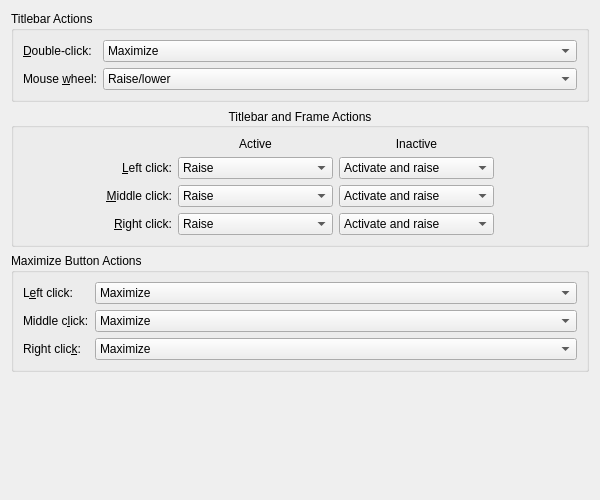
<?xml version="1.0" encoding="UTF-8"?>

<!--
SPDX-FileCopyrightText: 2023 Roman Gilg <subdiff@gmail.com>

SPDX-License-Identifier: GPL-2.0-or-later
-->

<ui version="4.0">
 <class>KWinMouseConfigForm</class>
 <widget class="QWidget" name="KWinMouseConfigForm">
  <property name="geometry">
   <rect>
    <x>0</x>
    <y>0</y>
    <width>600</width>
    <height>500</height>
   </rect>
  </property>
  <layout class="QVBoxLayout" name="verticalLayout">
   <item>
    <widget class="QGroupBox" name="groupBox_1">
     <property name="title">
      <string>Titlebar Actions</string>
     </property>
     <layout class="QFormLayout" name="formLayout_1">
      <property name="formAlignment">
       <set>Qt::AlignHCenter|Qt::AlignTop</set>
      </property>
      <item row="0" column="0">
       <widget class="QLabel" name="label_1">
        <property name="text">
         <string>&amp;Double-click:</string>
        </property>
        <property name="buddy">
         <cstring>kcfg_TitlebarDoubleClickCommand</cstring>
        </property>
       </widget>
      </item>
      <item row="0" column="1">
       <widget class="QComboBox" name="kcfg_TitlebarDoubleClickCommand">
        <property name="whatsThis">
         <string>Behavior on &lt;em&gt;double&lt;/em&gt; click into the titlebar.</string>
        </property>
        <item>
         <property name="text">
          <string extracomment="@item:inlistbox behavior on double click">Maximize</string>
         </property>
        </item>
        <item>
         <property name="text">
          <string extracomment="@item:inlistbox behavior on double click">Vertically maximize</string>
         </property>
        </item>
        <item>
         <property name="text">
          <string extracomment="@item:inlistbox behavior on double click">Horizontally maximize</string>
         </property>
        </item>
        <item>
         <property name="text">
          <string extracomment="@item:inlistbox behavior on double click">Minimize</string>
         </property>
        </item>
        <item>
         <property name="text">
          <string extracomment="@item:inlistbox behavior on double click">Lower</string>
         </property>
        </item>
        <item>
         <property name="text">
          <string extracomment="@item:inlistbox behavior on double click">Close</string>
         </property>
        </item>
        <item>
         <property name="text">
          <string extracomment="@item:inlistbox behavior on double click">Show on all desktops</string>
         </property>
        </item>
        <item>
         <property name="text">
          <string extracomment="@item:inlistbox behavior on double click">Do nothing</string>
         </property>
        </item>
       </widget>
      </item>
      <item row="1" column="0">
       <widget class="QLabel" name="label_2">
        <property name="text">
         <string>Mouse &amp;wheel:</string>
        </property>
        <property name="buddy">
         <cstring>kcfg_CommandTitlebarWheel</cstring>
        </property>
       </widget>
      </item>
      <item row="1" column="1">
       <widget class="QComboBox" name="kcfg_CommandTitlebarWheel">
        <property name="whatsThis">
         <string>Behavior on &lt;em&gt;mouse wheel&lt;/em&gt; scroll over the titlebar.</string>
        </property>
        <item>
         <property name="text">
          <string>Raise/lower</string>
         </property>
        </item>
        <item>
         <property name="text">
          <string>Maximize/restore</string>
         </property>
        </item>
        <item>
         <property name="text">
          <string>Keep above/below</string>
         </property>
        </item>
        <item>
         <property name="text">
          <string>Move to previous/next desktop</string>
         </property>
        </item>
        <item>
         <property name="text">
          <string>Change opacity</string>
         </property>
        </item>
        <item>
         <property name="text">
          <string>Do nothing</string>
         </property>
        </item>
       </widget>
      </item>
     </layout>
    </widget>
   </item>
   <item>
    <widget class="QGroupBox" name="groupBox_2">
     <property name="title">
      <string>Titlebar and Frame Actions</string>
     </property>
     <property name="alignment">
      <set>Qt::AlignCenter</set>
     </property>
     <layout class="QHBoxLayout" name="horizontalLayout_1">
      <item>
       <spacer name="horizontalSpacer_1">
        <property name="orientation">
         <enum>Qt::Horizontal</enum>
        </property>
        <property name="sizeHint" stdset="0">
         <size>
          <width>0</width>
          <height>0</height>
         </size>
        </property>
       </spacer>
      </item>
      <item>
       <layout class="QGridLayout" name="gridLayout_1">
        <item row="0" column="1">
         <widget class="QLabel" name="label_3">
          <property name="text">
           <string>Active</string>
          </property>
          <property name="alignment">
           <set>Qt::AlignCenter</set>
          </property>
         </widget>
        </item>
        <item row="1" column="0">
         <widget class="QLabel" name="label_5">
          <property name="text">
           <string>&amp;Left click:</string>
          </property>
          <property name="alignment">
           <set>Qt::AlignRight|Qt::AlignTrailing|Qt::AlignVCenter</set>
          </property>
          <property name="buddy">
           <cstring>kcfg_CommandActiveTitlebar1</cstring>
          </property>
         </widget>
        </item>
        <item row="0" column="2">
         <widget class="QLabel" name="label_4">
          <property name="text">
           <string>Inactive</string>
          </property>
          <property name="alignment">
           <set>Qt::AlignCenter</set>
          </property>
         </widget>
        </item>
        <item row="2" column="0">
         <widget class="QLabel" name="label_6">
          <property name="text">
           <string>&amp;Middle click:</string>
          </property>
          <property name="alignment">
           <set>Qt::AlignRight|Qt::AlignTrailing|Qt::AlignVCenter</set>
          </property>
          <property name="buddy">
           <cstring>kcfg_CommandActiveTitlebar2</cstring>
          </property>
         </widget>
        </item>
        <item row="3" column="0">
         <widget class="QLabel" name="label_7">
          <property name="text">
           <string>&amp;Right click:</string>
          </property>
          <property name="alignment">
           <set>Qt::AlignRight|Qt::AlignTrailing|Qt::AlignVCenter</set>
          </property>
          <property name="buddy">
           <cstring>kcfg_CommandActiveTitlebar3</cstring>
          </property>
         </widget>
        </item>
        <item row="1" column="1">
         <widget class="QComboBox" name="kcfg_CommandActiveTitlebar1">
          <property name="sizePolicy">
           <sizepolicy hsizetype="Expanding" vsizetype="Fixed">
            <horstretch>0</horstretch>
            <verstretch>0</verstretch>
           </sizepolicy>
          </property>
          <property name="whatsThis">
           <string>Behavior on &lt;em&gt;left&lt;/em&gt; click into the titlebar or frame of an &lt;em&gt;active&lt;/em&gt; window.</string>
          </property>
          <item>
           <property name="text">
            <string>Raise</string>
           </property>
          </item>
          <item>
           <property name="text">
            <string>Lower</string>
           </property>
          </item>
          <item>
           <property name="text">
            <string>Toggle raise and lower</string>
           </property>
          </item>
          <item>
           <property name="text">
            <string>Minimize</string>
           </property>
          </item>
          <item>
           <property name="text">
            <string>Close</string>
           </property>
          </item>
          <item>
           <property name="text">
            <string>Show actions menu</string>
           </property>
          </item>
          <item>
           <property name="text">
            <string>Do nothing</string>
           </property>
          </item>
         </widget>
        </item>
        <item row="1" column="2">
         <widget class="QComboBox" name="kcfg_CommandInactiveTitlebar1">
          <property name="whatsThis">
           <string>Behavior on &lt;em&gt;left&lt;/em&gt; click into the titlebar or frame of an &lt;em&gt;inactive&lt;/em&gt; window.</string>
          </property>
          <item>
           <property name="text">
            <string>Activate and raise</string>
           </property>
          </item>
          <item>
           <property name="text">
            <string>Activate and lower</string>
           </property>
          </item>
          <item>
           <property name="text">
            <string>Activate</string>
           </property>
          </item>
          <item>
           <property name="text">
            <string>Raise</string>
           </property>
          </item>
          <item>
           <property name="text">
            <string>Lower</string>
           </property>
          </item>
          <item>
           <property name="text">
            <string>Toggle raise and lower</string>
           </property>
          </item>
          <item>
           <property name="text">
            <string>Minimize</string>
           </property>
          </item>
          <item>
           <property name="text">
            <string>Close</string>
           </property>
          </item>
          <item>
           <property name="text">
            <string>Show actions menu</string>
           </property>
          </item>
          <item>
           <property name="text">
            <string>Do nothing</string>
           </property>
          </item>
         </widget>
        </item>
        <item row="2" column="1">
         <widget class="QComboBox" name="kcfg_CommandActiveTitlebar2">
          <property name="sizePolicy">
           <sizepolicy hsizetype="Expanding" vsizetype="Fixed">
            <horstretch>0</horstretch>
            <verstretch>0</verstretch>
           </sizepolicy>
          </property>
          <property name="whatsThis">
           <string>Behavior on &lt;em&gt;left&lt;/em&gt; click into the titlebar or frame of an &lt;em&gt;active&lt;/em&gt; window.</string>
          </property>
          <item>
           <property name="text">
            <string>Raise</string>
           </property>
          </item>
          <item>
           <property name="text">
            <string>Lower</string>
           </property>
          </item>
          <item>
           <property name="text">
            <string>Toggle raise and lower</string>
           </property>
          </item>
          <item>
           <property name="text">
            <string>Minimize</string>
           </property>
          </item>
          <item>
           <property name="text">
            <string>Close</string>
           </property>
          </item>
          <item>
           <property name="text">
            <string>Show actions menu</string>
           </property>
          </item>
          <item>
           <property name="text">
            <string>Do nothing</string>
           </property>
          </item>
         </widget>
        </item>
        <item row="2" column="2">
         <widget class="QComboBox" name="kcfg_CommandInactiveTitlebar2">
          <property name="whatsThis">
           <string>Behavior on &lt;em&gt;left&lt;/em&gt; click into the titlebar or frame of an &lt;em&gt;inactive&lt;/em&gt; window.</string>
          </property>
          <item>
           <property name="text">
            <string>Activate and raise</string>
           </property>
          </item>
          <item>
           <property name="text">
            <string>Activate and lower</string>
           </property>
          </item>
          <item>
           <property name="text">
            <string>Activate</string>
           </property>
          </item>
          <item>
           <property name="text">
            <string>Raise</string>
           </property>
          </item>
          <item>
           <property name="text">
            <string>Lower</string>
           </property>
          </item>
          <item>
           <property name="text">
            <string>Toggle raise and lower</string>
           </property>
          </item>
          <item>
           <property name="text">
            <string>Minimize</string>
           </property>
          </item>
          <item>
           <property name="text">
            <string>Close</string>
           </property>
          </item>
          <item>
           <property name="text">
            <string>Show actions menu</string>
           </property>
          </item>
          <item>
           <property name="text">
            <string>Do nothing</string>
           </property>
          </item>
         </widget>
        </item>
        <item row="3" column="1">
         <widget class="QComboBox" name="kcfg_CommandActiveTitlebar3">
          <property name="sizePolicy">
           <sizepolicy hsizetype="Expanding" vsizetype="Fixed">
            <horstretch>0</horstretch>
            <verstretch>0</verstretch>
           </sizepolicy>
          </property>
          <property name="whatsThis">
           <string>Behavior on &lt;em&gt;left&lt;/em&gt; click into the titlebar or frame of an &lt;em&gt;active&lt;/em&gt; window.</string>
          </property>
          <item>
           <property name="text">
            <string>Raise</string>
           </property>
          </item>
          <item>
           <property name="text">
            <string>Lower</string>
           </property>
          </item>
          <item>
           <property name="text">
            <string>Toggle raise and lower</string>
           </property>
          </item>
          <item>
           <property name="text">
            <string>Minimize</string>
           </property>
          </item>
          <item>
           <property name="text">
            <string>Close</string>
           </property>
          </item>
          <item>
           <property name="text">
            <string>Show actions menu</string>
           </property>
          </item>
          <item>
           <property name="text">
            <string>Do nothing</string>
           </property>
          </item>
         </widget>
        </item>
        <item row="3" column="2">
         <widget class="QComboBox" name="kcfg_CommandInactiveTitlebar3">
          <property name="whatsThis">
           <string>Behavior on &lt;em&gt;left&lt;/em&gt; click into the titlebar or frame of an &lt;em&gt;inactive&lt;/em&gt; window.</string>
          </property>
          <item>
           <property name="text">
            <string>Activate and raise</string>
           </property>
          </item>
          <item>
           <property name="text">
            <string>Activate and lower</string>
           </property>
          </item>
          <item>
           <property name="text">
            <string>Activate</string>
           </property>
          </item>
          <item>
           <property name="text">
            <string>Raise</string>
           </property>
          </item>
          <item>
           <property name="text">
            <string>Lower</string>
           </property>
          </item>
          <item>
           <property name="text">
            <string>Toggle raise and lower</string>
           </property>
          </item>
          <item>
           <property name="text">
            <string>Minimize</string>
           </property>
          </item>
          <item>
           <property name="text">
            <string>Close</string>
           </property>
          </item>
          <item>
           <property name="text">
            <string>Show actions menu</string>
           </property>
          </item>
          <item>
           <property name="text">
            <string>Do nothing</string>
           </property>
          </item>
         </widget>
        </item>
       </layout>
      </item>
      <item>
       <spacer name="horizontalSpacer_2">
        <property name="orientation">
         <enum>Qt::Horizontal</enum>
        </property>
        <property name="sizeHint" stdset="0">
         <size>
          <width>0</width>
          <height>0</height>
         </size>
        </property>
       </spacer>
      </item>
     </layout>
    </widget>
   </item>
   <item>
    <widget class="QGroupBox" name="groupBox_3">
     <property name="title">
      <string>Maximize Button Actions</string>
     </property>
     <layout class="QFormLayout" name="formLayout_2">
      <property name="formAlignment">
       <set>Qt::AlignHCenter|Qt::AlignTop</set>
      </property>
      <item row="0" column="0">
       <widget class="QLabel" name="label_8">
        <property name="whatsThis">
         <string>Behavior on &lt;em&gt;left&lt;/em&gt; click onto the maximize button.</string>
        </property>
        <property name="text">
         <string>L&amp;eft click:</string>
        </property>
        <property name="buddy">
         <cstring>kcfg_MaximizeButtonLeftClickCommand</cstring>
        </property>
       </widget>
      </item>
      <item row="0" column="1">
       <widget class="QComboBox" name="kcfg_MaximizeButtonLeftClickCommand">
        <property name="whatsThis">
         <string>Behavior on &lt;em&gt;left&lt;/em&gt; click onto the maximize button.</string>
        </property>
        <item>
         <property name="text">
          <string>Maximize</string>
         </property>
        </item>
        <item>
         <property name="text">
          <string>Vertically maximize</string>
         </property>
        </item>
        <item>
         <property name="text">
          <string>Horizontally maximize</string>
         </property>
        </item>
       </widget>
      </item>
      <item row="1" column="0">
       <widget class="QLabel" name="label_9">
        <property name="whatsThis">
         <string>Behavior on &lt;em&gt;middle&lt;/em&gt; click onto the maximize button.</string>
        </property>
        <property name="text">
         <string>Middle c&amp;lick:</string>
        </property>
        <property name="buddy">
         <cstring>kcfg_MaximizeButtonMiddleClickCommand</cstring>
        </property>
       </widget>
      </item>
      <item row="1" column="1">
       <widget class="QComboBox" name="kcfg_MaximizeButtonMiddleClickCommand">
        <property name="whatsThis">
         <string>Behavior on &lt;em&gt;middle&lt;/em&gt; click onto the maximize button.</string>
        </property>
        <item>
         <property name="text">
          <string>Maximize</string>
         </property>
        </item>
        <item>
         <property name="text">
          <string>Vertically maximize</string>
         </property>
        </item>
        <item>
         <property name="text">
          <string>Horizontally maximize</string>
         </property>
        </item>
       </widget>
      </item>
      <item row="2" column="0">
       <widget class="QLabel" name="label_10">
        <property name="whatsThis">
         <string>Behavior on &lt;em&gt;right&lt;/em&gt; click onto the maximize button.</string>
        </property>
        <property name="text">
         <string>Right clic&amp;k:</string>
        </property>
        <property name="buddy">
         <cstring>kcfg_MaximizeButtonRightClickCommand</cstring>
        </property>
       </widget>
      </item>
      <item row="2" column="1">
       <widget class="QComboBox" name="kcfg_MaximizeButtonRightClickCommand">
        <property name="whatsThis">
         <string>Behavior on &lt;em&gt;right&lt;/em&gt; click onto the maximize button.</string>
        </property>
        <item>
         <property name="text">
          <string>Maximize</string>
         </property>
        </item>
        <item>
         <property name="text">
          <string>Vertically maximize</string>
         </property>
        </item>
        <item>
         <property name="text">
          <string>Horizontally maximize</string>
         </property>
        </item>
       </widget>
      </item>
     </layout>
    </widget>
   </item>
   <item>
    <spacer name="verticalSpacer_1">
     <property name="orientation">
      <enum>Qt::Vertical</enum>
     </property>
     <property name="sizeHint" stdset="0">
      <size>
       <width>0</width>
       <height>0</height>
      </size>
     </property>
    </spacer>
   </item>
  </layout>
 </widget>
 <tabstops>
  <tabstop>kcfg_TitlebarDoubleClickCommand</tabstop>
  <tabstop>kcfg_CommandTitlebarWheel</tabstop>
  <tabstop>kcfg_CommandActiveTitlebar1</tabstop>
  <tabstop>kcfg_CommandInactiveTitlebar1</tabstop>
  <tabstop>kcfg_CommandActiveTitlebar2</tabstop>
  <tabstop>kcfg_CommandInactiveTitlebar2</tabstop>
  <tabstop>kcfg_CommandActiveTitlebar3</tabstop>
  <tabstop>kcfg_CommandInactiveTitlebar3</tabstop>
  <tabstop>kcfg_MaximizeButtonLeftClickCommand</tabstop>
  <tabstop>kcfg_MaximizeButtonMiddleClickCommand</tabstop>
  <tabstop>kcfg_MaximizeButtonRightClickCommand</tabstop>
 </tabstops>
 <resources/>
 <connections/>
</ui>
